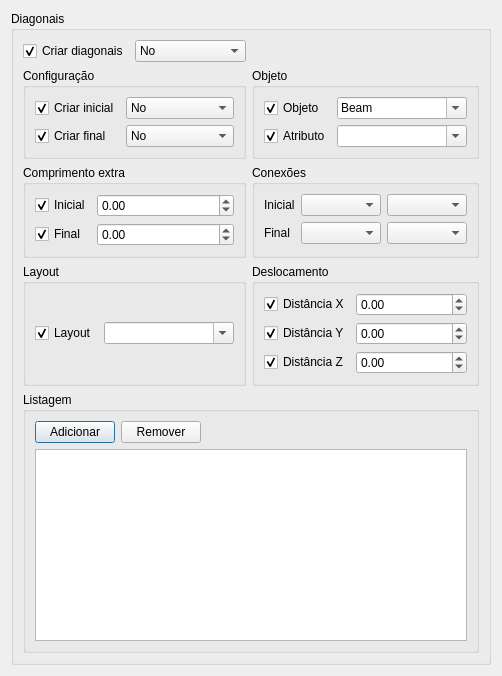
<?xml version="1.0" encoding="UTF-8"?>
<ui version="4.0">
 <class>DiagonalsForm</class>
 <widget class="QDialog" name="DiagonalsForm">
  <property name="geometry">
   <rect>
    <x>0</x>
    <y>0</y>
    <width>480</width>
    <height>624</height>
   </rect>
  </property>
  <property name="sizePolicy">
   <sizepolicy hsizetype="MinimumExpanding" vsizetype="MinimumExpanding">
    <horstretch>0</horstretch>
    <verstretch>0</verstretch>
   </sizepolicy>
  </property>
  <property name="windowTitle">
   <string>Beam Properties</string>
  </property>
  <layout class="QGridLayout" name="gridLayout_8">
   <item row="0" column="0">
    <widget class="QGroupBox" name="groupBox">
     <property name="title">
      <string>Diagonais</string>
     </property>
     <property name="checkable">
      <bool>false</bool>
     </property>
     <property name="checked">
      <bool>false</bool>
     </property>
     <layout class="QGridLayout" name="gridLayout_2">
      <item row="0" column="0">
       <widget class="QCheckBox" name="checkBoxToggleCreateDiagonals">
        <property name="text">
         <string>Criar diagonais</string>
        </property>
        <property name="checked">
         <bool>true</bool>
        </property>
        <property name="objectProperty" stdset="0">
         <string>CreateDiagonals</string>
        </property>
        <property name="widgetAction" stdset="0">
         <string>toggleModifyProperty</string>
        </property>
       </widget>
      </item>
      <item row="2" column="0" colspan="2">
       <widget class="QGroupBox" name="groupBox_6">
        <property name="title">
         <string>Comprimento extra</string>
        </property>
        <layout class="QGridLayout" name="gridLayout_6">
         <item row="0" column="0">
          <widget class="QCheckBox" name="checkBoxToggleDiagonalsExtraStartLength">
           <property name="text">
            <string>Inicial</string>
           </property>
           <property name="checked">
            <bool>true</bool>
           </property>
           <property name="objectProperty" stdset="0">
            <string>DiagonalsExtraStartLength</string>
           </property>
           <property name="widgetAction" stdset="0">
            <string>toggleModifyProperty</string>
           </property>
          </widget>
         </item>
         <item row="0" column="1">
          <widget class="QDoubleSpinBox" name="doubleSpinBoxDiagonalsExtraStartLength">
           <property name="sizePolicy">
            <sizepolicy hsizetype="MinimumExpanding" vsizetype="Fixed">
             <horstretch>1</horstretch>
             <verstretch>0</verstretch>
            </sizepolicy>
           </property>
           <property name="minimumSize">
            <size>
             <width>0</width>
             <height>0</height>
            </size>
           </property>
           <property name="decimals">
            <number>2</number>
           </property>
           <property name="minimum">
            <double>-100000000000.000000000000000</double>
           </property>
           <property name="maximum">
            <double>100000000000.000000000000000</double>
           </property>
           <property name="value">
            <double>0.000000000000000</double>
           </property>
           <property name="objectProperty" stdset="0">
            <string>DiagonalsExtraStartLength</string>
           </property>
           <property name="widgetAction" stdset="0">
            <string/>
           </property>
          </widget>
         </item>
         <item row="1" column="0">
          <widget class="QCheckBox" name="checkBoxToggleDiagonalsExtraEndLength">
           <property name="text">
            <string>Final</string>
           </property>
           <property name="checked">
            <bool>true</bool>
           </property>
           <property name="objectProperty" stdset="0">
            <string>DiagonalsExtraEndLength</string>
           </property>
           <property name="widgetAction" stdset="0">
            <string>toggleModifyProperty</string>
           </property>
          </widget>
         </item>
         <item row="1" column="1">
          <widget class="QDoubleSpinBox" name="doubleSpinBoxDiagonalsExtraEndLength">
           <property name="sizePolicy">
            <sizepolicy hsizetype="MinimumExpanding" vsizetype="Fixed">
             <horstretch>1</horstretch>
             <verstretch>0</verstretch>
            </sizepolicy>
           </property>
           <property name="decimals">
            <number>2</number>
           </property>
           <property name="minimum">
            <double>-100000000000.000000000000000</double>
           </property>
           <property name="maximum">
            <double>100000000000.000000000000000</double>
           </property>
           <property name="value">
            <double>0.000000000000000</double>
           </property>
           <property name="objectProperty" stdset="0">
            <string>DiagonalsExtraEndLength</string>
           </property>
           <property name="widgetAction" stdset="0">
            <string/>
           </property>
          </widget>
         </item>
        </layout>
       </widget>
      </item>
      <item row="4" column="0" colspan="3">
       <widget class="QGroupBox" name="groupBox_2">
        <property name="title">
         <string>Listagem</string>
        </property>
        <property name="checkable">
         <bool>false</bool>
        </property>
        <property name="checked">
         <bool>false</bool>
        </property>
        <layout class="QGridLayout" name="gridLayout_5">
         <item row="0" column="0">
          <widget class="QPushButton" name="pushButtonAddVertical">
           <property name="text">
            <string>Adicionar</string>
           </property>
          </widget>
         </item>
         <item row="0" column="1">
          <widget class="QPushButton" name="pushButtonRemoveVertical">
           <property name="text">
            <string>Remover</string>
           </property>
          </widget>
         </item>
         <item row="0" column="2">
          <spacer name="horizontalSpacer_2">
           <property name="orientation">
            <enum>Qt::Horizontal</enum>
           </property>
           <property name="sizeHint" stdset="0">
            <size>
             <width>40</width>
             <height>20</height>
            </size>
           </property>
          </spacer>
         </item>
         <item row="1" column="0" colspan="3">
          <widget class="QTableView" name="tableViewVerticals">
           <property name="sizePolicy">
            <sizepolicy hsizetype="MinimumExpanding" vsizetype="MinimumExpanding">
             <horstretch>0</horstretch>
             <verstretch>0</verstretch>
            </sizepolicy>
           </property>
          </widget>
         </item>
         <item row="2" column="0">
          <spacer name="verticalSpacer_4">
           <property name="orientation">
            <enum>Qt::Vertical</enum>
           </property>
           <property name="sizeHint" stdset="0">
            <size>
             <width>20</width>
             <height>0</height>
            </size>
           </property>
          </spacer>
         </item>
        </layout>
       </widget>
      </item>
      <item row="3" column="0" colspan="2">
       <widget class="QGroupBox" name="groupBox_5">
        <property name="title">
         <string>Layout</string>
        </property>
        <layout class="QGridLayout" name="gridLayout_4">
         <item row="1" column="1">
          <widget class="QComboBox" name="comboBox">
           <property name="sizePolicy">
            <sizepolicy hsizetype="Maximum" vsizetype="Fixed">
             <horstretch>0</horstretch>
             <verstretch>0</verstretch>
            </sizepolicy>
           </property>
           <property name="minimumSize">
            <size>
             <width>130</width>
             <height>0</height>
            </size>
           </property>
           <property name="maximumSize">
            <size>
             <width>130</width>
             <height>16777215</height>
            </size>
           </property>
           <property name="editable">
            <bool>true</bool>
           </property>
           <property name="sizeAdjustPolicy">
            <enum>QComboBox::AdjustToMinimumContentsLength</enum>
           </property>
           <property name="modelColumn">
            <number>0</number>
           </property>
           <property name="objectProperty" stdset="0">
            <string/>
           </property>
          </widget>
         </item>
         <item row="1" column="0">
          <widget class="QCheckBox" name="checkBoxToggle">
           <property name="text">
            <string>Layout</string>
           </property>
           <property name="checked">
            <bool>true</bool>
           </property>
           <property name="widegetAction" stdset="0">
            <string>toggleModifyProperty</string>
           </property>
           <property name="objectProperty" stdset="0">
            <string/>
           </property>
          </widget>
         </item>
        </layout>
       </widget>
      </item>
      <item row="3" column="2">
       <widget class="QGroupBox" name="groupBox_8">
        <property name="title">
         <string>Deslocamento</string>
        </property>
        <layout class="QGridLayout" name="gridLayout_9">
         <item row="6" column="1">
          <widget class="QDoubleSpinBox" name="doubleSpinBoxDiagonalsDistZ">
           <property name="sizePolicy">
            <sizepolicy hsizetype="MinimumExpanding" vsizetype="Fixed">
             <horstretch>1</horstretch>
             <verstretch>0</verstretch>
            </sizepolicy>
           </property>
           <property name="decimals">
            <number>2</number>
           </property>
           <property name="minimum">
            <double>-100000000000.000000000000000</double>
           </property>
           <property name="maximum">
            <double>100000000000.000000000000000</double>
           </property>
           <property name="value">
            <double>0.000000000000000</double>
           </property>
           <property name="objectProperty" stdset="0">
            <string>DiagonalsDistZ</string>
           </property>
           <property name="widgetAction" stdset="0">
            <string/>
           </property>
          </widget>
         </item>
         <item row="3" column="1">
          <widget class="QDoubleSpinBox" name="doubleSpinBoxDiagonalsDistY">
           <property name="sizePolicy">
            <sizepolicy hsizetype="MinimumExpanding" vsizetype="Fixed">
             <horstretch>1</horstretch>
             <verstretch>0</verstretch>
            </sizepolicy>
           </property>
           <property name="decimals">
            <number>2</number>
           </property>
           <property name="minimum">
            <double>-100000000000.000000000000000</double>
           </property>
           <property name="maximum">
            <double>100000000000.000000000000000</double>
           </property>
           <property name="value">
            <double>0.000000000000000</double>
           </property>
           <property name="objectProperty" stdset="0">
            <string>DiagonalsDistY</string>
           </property>
           <property name="widgetAction" stdset="0">
            <string/>
           </property>
          </widget>
         </item>
         <item row="2" column="1">
          <widget class="QDoubleSpinBox" name="doubleSpinBoxDiagonalsDistX">
           <property name="sizePolicy">
            <sizepolicy hsizetype="MinimumExpanding" vsizetype="Fixed">
             <horstretch>1</horstretch>
             <verstretch>0</verstretch>
            </sizepolicy>
           </property>
           <property name="decimals">
            <number>2</number>
           </property>
           <property name="minimum">
            <double>-100000000000.000000000000000</double>
           </property>
           <property name="maximum">
            <double>100000000000.000000000000000</double>
           </property>
           <property name="value">
            <double>0.000000000000000</double>
           </property>
           <property name="objectProperty" stdset="0">
            <string>DiagonalsDistX</string>
           </property>
           <property name="widgetAction" stdset="0">
            <string/>
           </property>
          </widget>
         </item>
         <item row="6" column="0">
          <widget class="QCheckBox" name="checkBoxToggleDiagonalsDistZ">
           <property name="text">
            <string>Distância Z</string>
           </property>
           <property name="checked">
            <bool>true</bool>
           </property>
           <property name="objectProperty" stdset="0">
            <string>DiagonalsDistZ</string>
           </property>
           <property name="widgetAction" stdset="0">
            <string>toggleModifyProperty</string>
           </property>
          </widget>
         </item>
         <item row="3" column="0">
          <widget class="QCheckBox" name="checkBoxToggleDiagonalsDistY">
           <property name="text">
            <string>Distância Y</string>
           </property>
           <property name="checked">
            <bool>true</bool>
           </property>
           <property name="objectProperty" stdset="0">
            <string>DiagonalsDistY</string>
           </property>
           <property name="widgetAction" stdset="0">
            <string>toggleModifyProperty</string>
           </property>
          </widget>
         </item>
         <item row="2" column="0">
          <widget class="QCheckBox" name="checkBoxToggleDiagonalsDistX">
           <property name="text">
            <string>Distância X</string>
           </property>
           <property name="checked">
            <bool>true</bool>
           </property>
           <property name="objectProperty" stdset="0">
            <string>DiagonalsDistX</string>
           </property>
           <property name="widgetAction" stdset="0">
            <string>toggleModifyProperty</string>
           </property>
          </widget>
         </item>
        </layout>
       </widget>
      </item>
      <item row="0" column="1">
       <widget class="QComboBox" name="comboBoxCreateDiagonals">
        <property name="sizePolicy">
         <sizepolicy hsizetype="MinimumExpanding" vsizetype="Fixed">
          <horstretch>0</horstretch>
          <verstretch>0</verstretch>
         </sizepolicy>
        </property>
        <property name="currentText">
         <string>No</string>
        </property>
        <property name="currentIndex">
         <number>0</number>
        </property>
        <property name="objectProperty" stdset="0">
         <string>CreateDiagonals</string>
        </property>
        <property name="widgetAction" stdset="0">
         <string/>
        </property>
        <item>
         <property name="text">
          <string>No</string>
         </property>
        </item>
        <item>
         <property name="text">
          <string>Yes</string>
         </property>
        </item>
       </widget>
      </item>
      <item row="1" column="2">
       <widget class="QGroupBox" name="groupBox_4">
        <property name="title">
         <string>Objeto</string>
        </property>
        <layout class="QGridLayout" name="gridLayout">
         <item row="0" column="0">
          <widget class="QCheckBox" name="checkBoxToggleDiagonalsObjectType">
           <property name="text">
            <string>Objeto</string>
           </property>
           <property name="checked">
            <bool>true</bool>
           </property>
           <property name="objectProperty" stdset="0">
            <string>DiagonalsObjectType</string>
           </property>
           <property name="widgetAction" stdset="0">
            <string>toggleModifyProperty</string>
           </property>
          </widget>
         </item>
         <item row="1" column="0">
          <widget class="QCheckBox" name="checkBoxToggleDiagonalsAttribute">
           <property name="text">
            <string>Atributo</string>
           </property>
           <property name="checked">
            <bool>true</bool>
           </property>
           <property name="objectProperty" stdset="0">
            <string>DiagonalsAttribute</string>
           </property>
           <property name="widgetAction" stdset="0">
            <string>toggleModifyProperty</string>
           </property>
          </widget>
         </item>
         <item row="0" column="1">
          <widget class="QComboBox" name="comboBoxDiagonalsObjectType">
           <property name="sizePolicy">
            <sizepolicy hsizetype="MinimumExpanding" vsizetype="Fixed">
             <horstretch>0</horstretch>
             <verstretch>0</verstretch>
            </sizepolicy>
           </property>
           <property name="minimumSize">
            <size>
             <width>130</width>
             <height>0</height>
            </size>
           </property>
           <property name="maximumSize">
            <size>
             <width>16777215</width>
             <height>16777215</height>
            </size>
           </property>
           <property name="editable">
            <bool>true</bool>
           </property>
           <property name="sizeAdjustPolicy">
            <enum>QComboBox::AdjustToContentsOnFirstShow</enum>
           </property>
           <property name="modelColumn">
            <number>0</number>
           </property>
           <property name="objectProperty" stdset="0">
            <string>DiagonalsObjectType</string>
           </property>
           <item>
            <property name="text">
             <string>Beam</string>
            </property>
           </item>
           <item>
            <property name="text">
             <string>MultiBeam</string>
            </property>
           </item>
          </widget>
         </item>
         <item row="1" column="1">
          <widget class="QComboBox" name="comboBoxDiagonalsAttribute">
           <property name="sizePolicy">
            <sizepolicy hsizetype="MinimumExpanding" vsizetype="Fixed">
             <horstretch>0</horstretch>
             <verstretch>0</verstretch>
            </sizepolicy>
           </property>
           <property name="minimumSize">
            <size>
             <width>130</width>
             <height>0</height>
            </size>
           </property>
           <property name="maximumSize">
            <size>
             <width>16777215</width>
             <height>16777215</height>
            </size>
           </property>
           <property name="editable">
            <bool>true</bool>
           </property>
           <property name="sizeAdjustPolicy">
            <enum>QComboBox::AdjustToContentsOnFirstShow</enum>
           </property>
           <property name="modelColumn">
            <number>0</number>
           </property>
           <property name="objectProperty" stdset="0">
            <string>DiagonalsAttribute</string>
           </property>
          </widget>
         </item>
        </layout>
       </widget>
      </item>
      <item row="1" column="0" colspan="2">
       <widget class="QGroupBox" name="groupBox_7">
        <property name="title">
         <string>Configuração</string>
        </property>
        <layout class="QGridLayout" name="gridLayout_7">
         <item row="0" column="0">
          <widget class="QCheckBox" name="checkBoxToggleCreateStartDiagonal">
           <property name="text">
            <string>Criar inicial</string>
           </property>
           <property name="checked">
            <bool>true</bool>
           </property>
           <property name="objectProperty" stdset="0">
            <string>CreateStartDiagonal</string>
           </property>
           <property name="widgetAction" stdset="0">
            <string>toggleModifyProperty</string>
           </property>
          </widget>
         </item>
         <item row="1" column="0">
          <widget class="QCheckBox" name="checkBoxToggleCreateEndDiagonal">
           <property name="text">
            <string>Criar final</string>
           </property>
           <property name="checked">
            <bool>true</bool>
           </property>
           <property name="objectProperty" stdset="0">
            <string>CreateEndDiagonal</string>
           </property>
           <property name="widgetAction" stdset="0">
            <string>toggleModifyProperty</string>
           </property>
          </widget>
         </item>
         <item row="1" column="1">
          <widget class="QComboBox" name="comboBoxCreateEndDiagonal">
           <property name="sizePolicy">
            <sizepolicy hsizetype="MinimumExpanding" vsizetype="Fixed">
             <horstretch>0</horstretch>
             <verstretch>0</verstretch>
            </sizepolicy>
           </property>
           <property name="currentText">
            <string>No</string>
           </property>
           <property name="currentIndex">
            <number>0</number>
           </property>
           <property name="objectProperty" stdset="0">
            <string>CreateEndDiagonal</string>
           </property>
           <property name="widgetAction" stdset="0">
            <string/>
           </property>
           <item>
            <property name="text">
             <string>No</string>
            </property>
           </item>
           <item>
            <property name="text">
             <string>Yes</string>
            </property>
           </item>
          </widget>
         </item>
         <item row="0" column="1">
          <widget class="QComboBox" name="comboBoxCreateStartDiagonal">
           <property name="sizePolicy">
            <sizepolicy hsizetype="MinimumExpanding" vsizetype="Fixed">
             <horstretch>0</horstretch>
             <verstretch>0</verstretch>
            </sizepolicy>
           </property>
           <property name="currentText">
            <string>No</string>
           </property>
           <property name="currentIndex">
            <number>0</number>
           </property>
           <property name="objectProperty" stdset="0">
            <string>CreateStartDiagonal</string>
           </property>
           <property name="widgetAction" stdset="0">
            <string/>
           </property>
           <item>
            <property name="text">
             <string>No</string>
            </property>
           </item>
           <item>
            <property name="text">
             <string>Yes</string>
            </property>
           </item>
          </widget>
         </item>
        </layout>
       </widget>
      </item>
      <item row="2" column="2">
       <widget class="QGroupBox" name="groupBox_3">
        <property name="title">
         <string>Conexões</string>
        </property>
        <layout class="QGridLayout" name="gridLayout_3">
         <item row="0" column="0">
          <widget class="QLabel" name="label_2">
           <property name="text">
            <string>Inicial</string>
           </property>
          </widget>
         </item>
         <item row="0" column="1">
          <widget class="QComboBox" name="comboBoxSuperiorConnectionType">
           <property name="sizePolicy">
            <sizepolicy hsizetype="MinimumExpanding" vsizetype="Fixed">
             <horstretch>0</horstretch>
             <verstretch>0</verstretch>
            </sizepolicy>
           </property>
           <property name="minimumSize">
            <size>
             <width>10</width>
             <height>0</height>
            </size>
           </property>
          </widget>
         </item>
         <item row="0" column="2">
          <widget class="QComboBox" name="comboBoxSuperiorConnection">
           <property name="sizePolicy">
            <sizepolicy hsizetype="MinimumExpanding" vsizetype="Fixed">
             <horstretch>0</horstretch>
             <verstretch>0</verstretch>
            </sizepolicy>
           </property>
           <property name="minimumSize">
            <size>
             <width>10</width>
             <height>0</height>
            </size>
           </property>
          </widget>
         </item>
         <item row="1" column="0">
          <widget class="QLabel" name="label_3">
           <property name="text">
            <string>Final</string>
           </property>
          </widget>
         </item>
         <item row="1" column="1">
          <widget class="QComboBox" name="comboBox_InferiorConnectionType">
           <property name="sizePolicy">
            <sizepolicy hsizetype="MinimumExpanding" vsizetype="Fixed">
             <horstretch>0</horstretch>
             <verstretch>0</verstretch>
            </sizepolicy>
           </property>
           <property name="minimumSize">
            <size>
             <width>10</width>
             <height>0</height>
            </size>
           </property>
          </widget>
         </item>
         <item row="1" column="2">
          <widget class="QComboBox" name="comboBoxInferiorConnection">
           <property name="sizePolicy">
            <sizepolicy hsizetype="MinimumExpanding" vsizetype="Fixed">
             <horstretch>0</horstretch>
             <verstretch>0</verstretch>
            </sizepolicy>
           </property>
           <property name="minimumSize">
            <size>
             <width>10</width>
             <height>0</height>
            </size>
           </property>
          </widget>
         </item>
        </layout>
       </widget>
      </item>
     </layout>
    </widget>
   </item>
   <item row="0" column="1">
    <spacer name="horizontalSpacer">
     <property name="orientation">
      <enum>Qt::Horizontal</enum>
     </property>
     <property name="sizeHint" stdset="0">
      <size>
       <width>0</width>
       <height>20</height>
      </size>
     </property>
    </spacer>
   </item>
   <item row="1" column="0">
    <spacer name="verticalSpacer_2">
     <property name="orientation">
      <enum>Qt::Vertical</enum>
     </property>
     <property name="sizeHint" stdset="0">
      <size>
       <width>20</width>
       <height>0</height>
      </size>
     </property>
    </spacer>
   </item>
  </layout>
 </widget>
 <resources/>
 <connections/>
</ui>
